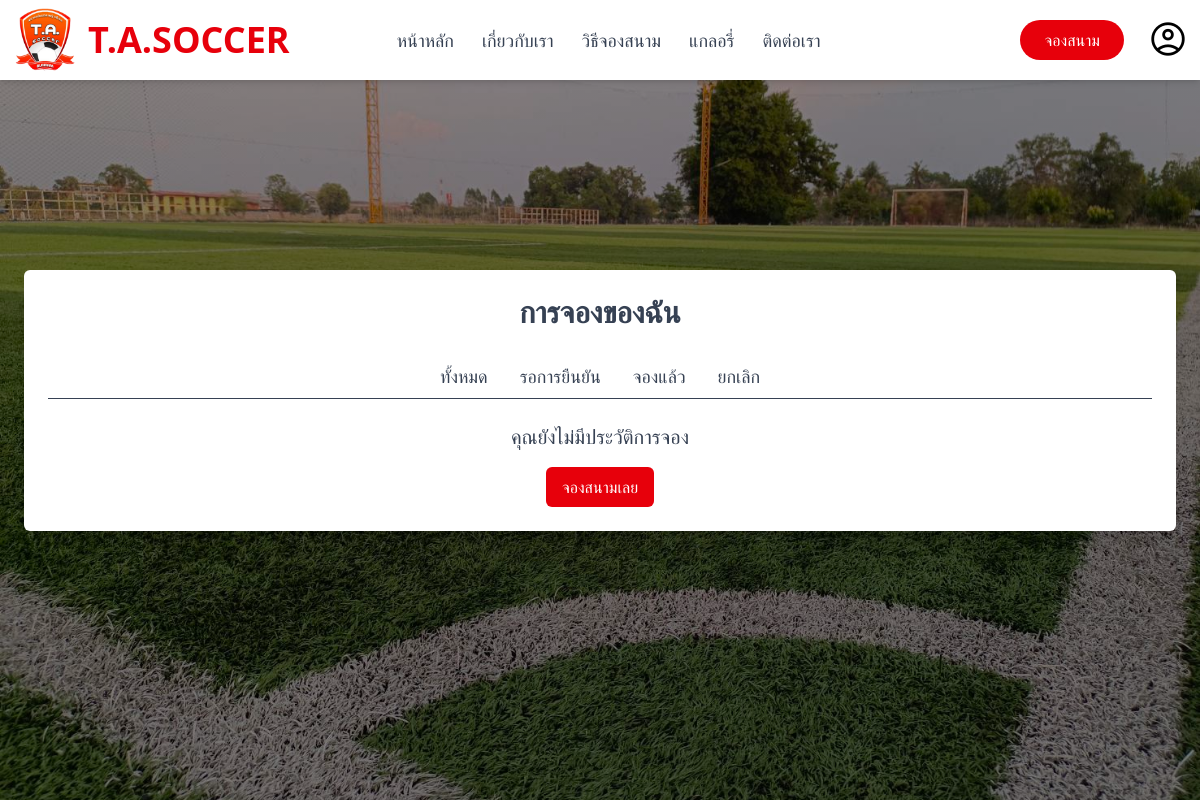
Before: /my-reservations/ (signed in) with the older database file.
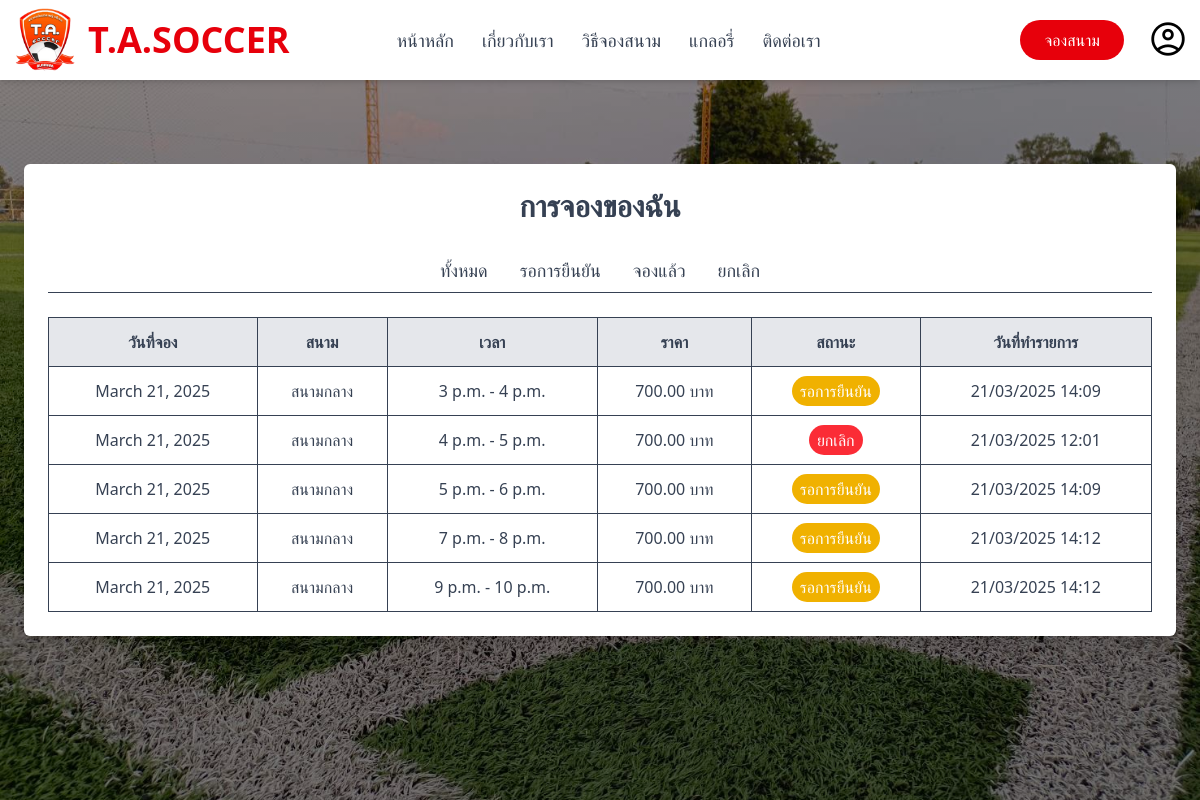
After: the same page with the newer database file.
### booking/models.py (models this page shows, shortened)
class Reservation(models.Model):
    STATUS_CHOICES = (
        ('pending', 'กำลังจอง'),  # สถานะใหม่เพื่อรอการยืนยันจาก admin
        ('booked', 'จองแล้ว'),
        ('cancelled', 'ยกเลิก'),
    )
    field = models.ForeignKey(Field, on_delete=models.CASCADE)
    reservation_date = models.DateField()
    start_time = models.TimeField()
    end_time = models.TimeField()
    customer_name = models.CharField(max_length=100)
    phone = models.CharField(max_length=20)
    status = models.CharField(max_length=20, choices=STATUS_CHOICES, default='pending')  # เปลี่ยนจาก default='booked' เป็น 'pending'
    total_price = models.DecimalField(max_digits=10, decimal_places=2)
    created_at = models.DateTimeField(auto_now_add=True)

class Field(models.Model):
    id = models.AutoField(primary_key=True)
    name = models.CharField(max_length=100)
    capacity = models.IntegerField()
    price_per_hour = models.DecimalField(max_digits=10, decimal_places=2)

### LoginSystem/views/LoginViews.py (the view)
# urls.py: path('my-reservations/', LoginViews.my_reservations, name='my-reservations'),
@login_required
def my_reservations(request):
    logged_in = check_login(request)
    user_reservations = Reservation.objects.filter(
        customer_name=request.user.username
    ).order_by('-reservation_date', 'start_time')
    context = {
        'loggedin': logged_in['loggedin'],
        'user': logged_in['user'],
        'reservations': user_reservations,
    }
    return render(request, 'public/my-reservations.html', context)

### LoginSystem/views/LoginViews.py (called while the page is built)
def check_login(request):
    return {
        'loggedin': request.user.is_authenticated,
        'user': request.user
    }

### templates/public/my-reservations.html (shortened to what this page needs)
{% extends 'public/base.html' %}
{% load static %}
{% block content %}
<div class="flex justify-center items-center min-h-screen bg-cover bg-center py-24" style="background-image: linear-gradient(rgba(0, 0, 0, 0.4), rgba(0, 0, 0, 0.4)), url({% static 'images/test.jpg' %});">
    <div class="p-6 shadow-lg bg-white rounded-md w-full max-w-6xl text-gray-700">
        <h1 class="text-3xl block text-center font-semibold mb-6">การจองของฉัน</h1>
        <div class="flex justify-center mb-6 border-b">
            <button id="all-tab" class="px-4 py-2 font-medium text-lg border-b-2 border-red-500" onclick="filterReservations('all')">ทั้งหมด</button>
            <button id="pending-tab" class="px-4 py-2 font-medium text-lg" onclick="filterReservations('pending')">รอการยืนยัน</button>
            <button id="booked-tab" class="px-4 py-2 font-medium text-lg" onclick="filterReservations('booked')">จองแล้ว</button>
            <button id="cancelled-tab" class="px-4 py-2 font-medium text-lg" onclick="filterReservations('cancelled')">ยกเลิก</button>
        </div>
        {% if reservations %}
            <div class="overflow-x-auto">
                <table class="w-full border-collapse">
                    <thead>
                        <tr class="bg-gray-200 text-gray-700">
                            <th class="p-3 border">วันที่จอง</th>
                            <th class="p-3 border">สนาม</th>
                            <th class="p-3 border">เวลา</th>
                            <th class="p-3 border">ราคา</th>
                            <th class="p-3 border">สถานะ</th>
                            <th class="p-3 border">วันที่ทำรายการ</th>
                        </tr>
                    </thead>
                    <tbody>
                        {% for reservation in reservations %}
                        <tr class="border text-center reservation-row" data-status="{{ reservation.status }}">
                            <td class="p-3 border">{{ reservation.reservation_date }}</td>
                            <td class="p-3 border">{{ reservation.field.name }}</td>
                            <td class="p-3 border">{{ reservation.start_time }} - {{ reservation.end_time }}</td>
                            <td class="p-3 border">{{ reservation.total_price }} บาท</td>
                            <td class="p-3 border">
                                <span class="px-2 py-1 rounded-full text-white
                                    {% if reservation.status == 'pending' %}
                                        bg-yellow-500
                                    {% elif reservation.status == 'booked' %}
                                        bg-green-500
                                    {% else %}
                                        bg-red-500
                                    {% endif %}">
                                    {% if reservation.status == 'pending' %}
                                        รอการยืนยัน
                                    {% elif reservation.status == 'booked' %}
                                        จองแล้ว
                                    {% else %}
                                        ยกเลิก
                                    {% endif %}
                                </span>
                            </td>
                            <td class="p-3 border">{{ reservation.created_at|date:"d/m/Y H:i" }}</td>
                        </tr>
                        {% endfor %}
                    </tbody>
                </table>
            </div>
        {% else %}
            <div class="text-center py-10">
                <p class="text-xl">คุณยังไม่มีประวัติการจอง</p>
                <a href="{% url 'pre-reserve' %}" class="mt-4 inline-block bg-red-600 text-white px-4 py-2 rounded-md hover:bg-red-500">จองสนามเลย</a>
            </div>
        {% endif %}
    </div>
</div>
{% endblock %}

Changed rows visible on the page:
added Reservation: reservation_date "March 21, 2025", field.name "สนามกลาง", start_time "3 p.m.", end_time "4 p.m.", total_price "700.00", status "รอการยืนยัน", created_at "21/03/2025 14:09"
added Reservation: reservation_date "March 21, 2025", field.name "สนามกลาง", start_time "4 p.m.", end_time "5 p.m.", total_price "700.00", status "ยกเลิก", created_at "21/03/2025 12:01"
added Reservation: reservation_date "March 21, 2025", field.name "สนามกลาง", start_time "5 p.m.", end_time "6 p.m.", total_price "700.00", status "รอการยืนยัน", created_at "21/03/2025 14:09"
added Reservation: reservation_date "March 21, 2025", field.name "สนามกลาง", start_time "7 p.m.", end_time "8 p.m.", total_price "700.00", status "รอการยืนยัน", created_at "21/03/2025 14:12"
added Reservation: reservation_date "March 21, 2025", field.name "สนามกลาง", start_time "9 p.m.", end_time "10 p.m.", total_price "700.00", status "รอการยืนยัน", created_at "21/03/2025 14:12"
Other visible differences:
text no longer shown: "คุณยังไม่มีประวัติการจอง จองสนามเลย"
text now shown: "วันที่จอง สนาม เวลา ราคา สถานะ วันที่ทำรายการ"
